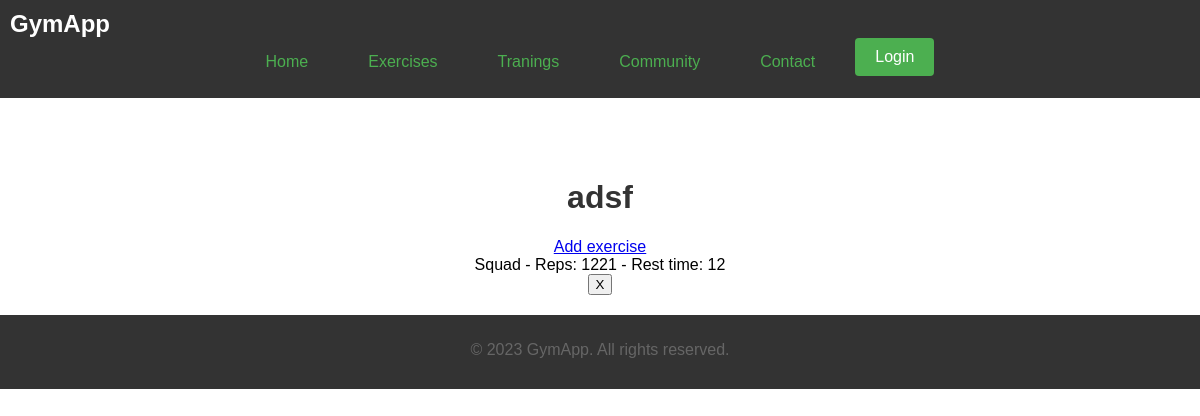
/tranings/10, run on the app's committed database.
### exercise/models.py (models this page shows, shortened)
class Traning(models.Model):
    name = models.CharField(max_length=200)
    user = models.ForeignKey(User, on_delete=models.CASCADE)
    workout = models.ManyToManyField(Reps)

class Reps(models.Model):
    exercise = models.ForeignKey(Exercise, on_delete=models.CASCADE)
    reps = models.PositiveIntegerField()
    rest = models.PositiveIntegerField()
    def __str__(self):
        return f"{self.exercise.name} - Reps: {self.reps} - Rest time: {self.rest}"

class Exercise(models.Model):
    name = models.CharField(max_length=200)
    description = models.TextField(max_length=2000, blank=True, null=True)
    muscle = models.ManyToManyField(MuscleGroup)
    isRepEx = models.BooleanField(default=True)
    isAccepted = models.BooleanField(default=False)

### exercise/views.py (the view)
# urls.py: path('tranings/<str:pk>', views.traning, name='traning'),
def traning(request, pk):
    traning = Traning.objects.get(id=pk)
    context = {'traning':traning}
    return render(request, 'traningg.html', context)

### exercise/templates/traningg.html (shortened to what this page needs)
{% extends 'main.html' %}
{% block content %}
    <h1>{{ traning.name }}</h1>
    <a href="{% url 'addexercise' traning.id%}">Add exercise</a>
        {% for workout in traning.workout.all %}
        <div>
            {{ workout }} <form method="post" action="{% url 'deleteExercise' traning.id workout.id %}">
                <input type="submit" value="X">
            </form>
        </div>
        {% endfor %}
{% endblock content %}

### static/css/style.css (style rules this page uses)
body { font-family: Arial, sans-serif; margin: 0; padding: 0; }
h1 { color: #333; }

### data on the page
Traning: name "adsf"
Reps: exercise+reps+rest "Squad - Reps: 1221 - Rest time: 12"
